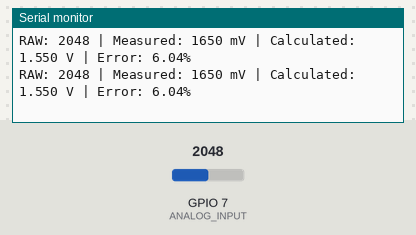
The program below on a simulated ESP32-S3. Parts: the last lines printed to the serial monitor. The test bench sets the inputs (shaded band); at power-on: GPIO 7 (ANALOG_INPUT) = 2048 (analog values on the 0–4095 scale).

Above: at 1.2 s.
1.3 s: GPIO 7 (ANALOG_INPUT) set to 1305
At 1.31 s:
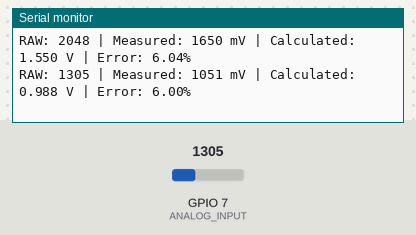
2.8 s: GPIO 7 (ANALOG_INPUT) set to 1200
At 2.82 s:
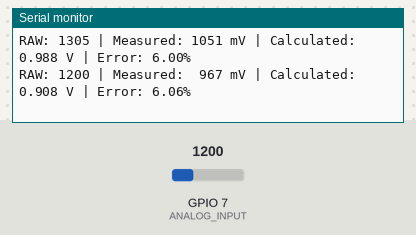
4.7 s: GPIO 7 (ANALOG_INPUT) set to 1048
At 4.73 s:
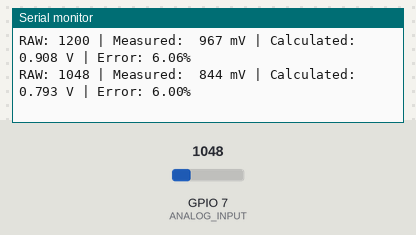
6.2 s: GPIO 7 (ANALOG_INPUT) set to 959
At 6.24 s:
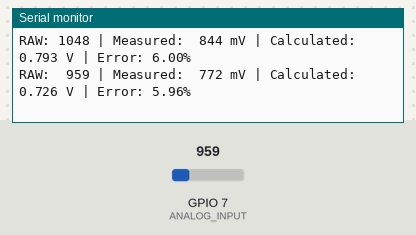
8.1 s: GPIO 7 (ANALOG_INPUT) set to 137
At 8.16 s:
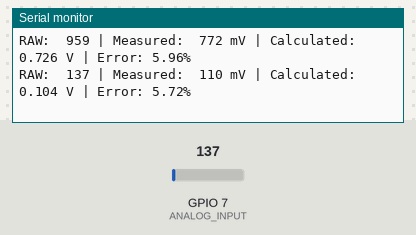
9.6 s: GPIO 7 (ANALOG_INPUT) set to 112
At 9.67 s:
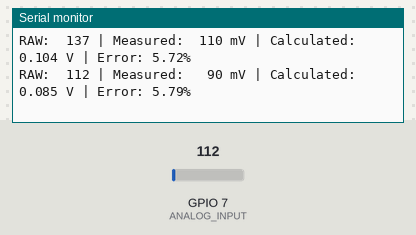

Measured:
- the behaviour switches between 1241 and 1240 on GPIO 7 (ANALOG_INPUT) (found by bisection; images 1 and 2)
- the behaviour switches between 1000 and 999 on GPIO 7 (ANALOG_INPUT) (found by bisection; images 3 and 4)
- the behaviour switches between 125 and 124 on GPIO 7 (ANALOG_INPUT) (found by bisection; images 5 and 6)
- after the input at 1.3 s, the serial monitor: prints a new line at once (image 1)
- after the input at 2.8 s, the serial monitor: prints a new line at once (image 2)
- after the input at 4.7 s, the serial monitor: prints a new line at once (image 3)
- after the input at 6.2 s, the serial monitor: prints a new line at once (image 4)
- after the input at 8.1 s, the serial monitor: prints a new line after 0.05 s (image 5)
- after the input at 9.6 s, the serial monitor: prints a new line after 0.06 s (image 6)

The program:

main.cpp
```cpp
#include <Arduino.h>

constexpr uint8_t ANALOG_INPUT=7;
constexpr float V_max = 3.1;
constexpr uint16_t ADC_MAX = 4095;

float calculateVoltage(uint16_t RAWdata) {
  return (RAWdata / static_cast<float>(ADC_MAX)) * V_max;
}

float calculateError(float measured, float calculated) {
    if (measured == 0.0f) {
        return 0.0f;
    }

    return fabsf(measured - calculated) / measured * 100.0f;
}

void setup() {
  Serial.begin(115200);
  pinMode(ANALOG_INPUT, INPUT);
  analogReadResolution(12);
}

void loop() {
  delay(100);
  uint16_t RAWdata = analogRead(ANALOG_INPUT);
  uint32_t voltage_read = analogReadMilliVolts(ANALOG_INPUT);
  float voltage_calculated = calculateVoltage(RAWdata);
  float measuredVoltage = voltage_read / 1000.0f;
  float error = calculateError(measuredVoltage, voltage_calculated);

  Serial.printf(
    "RAW: %4u | Measured: %4lu mV | Calculated: %.3f V | Error: %.2f%%\n",
    RAWdata,
    (unsigned long)voltage_read,
    voltage_calculated,
    error
);
}
```
